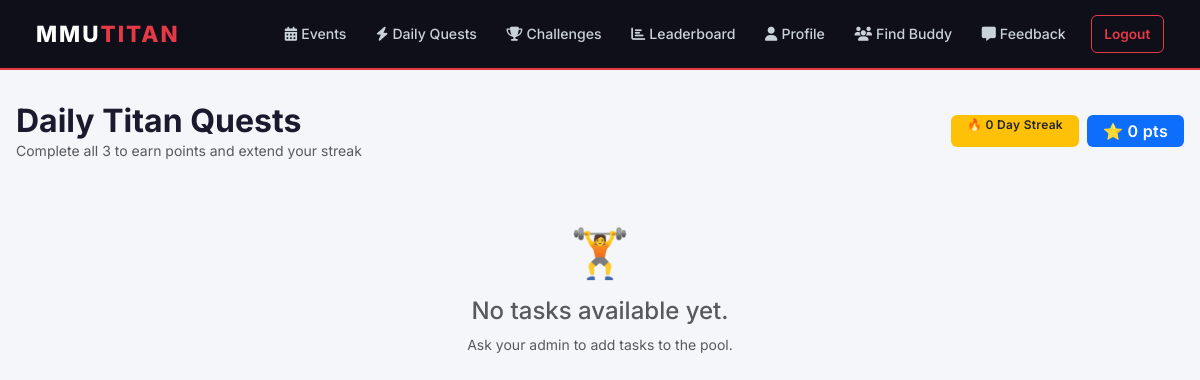
Before: /daily_tasks (signed in) with the older database file.
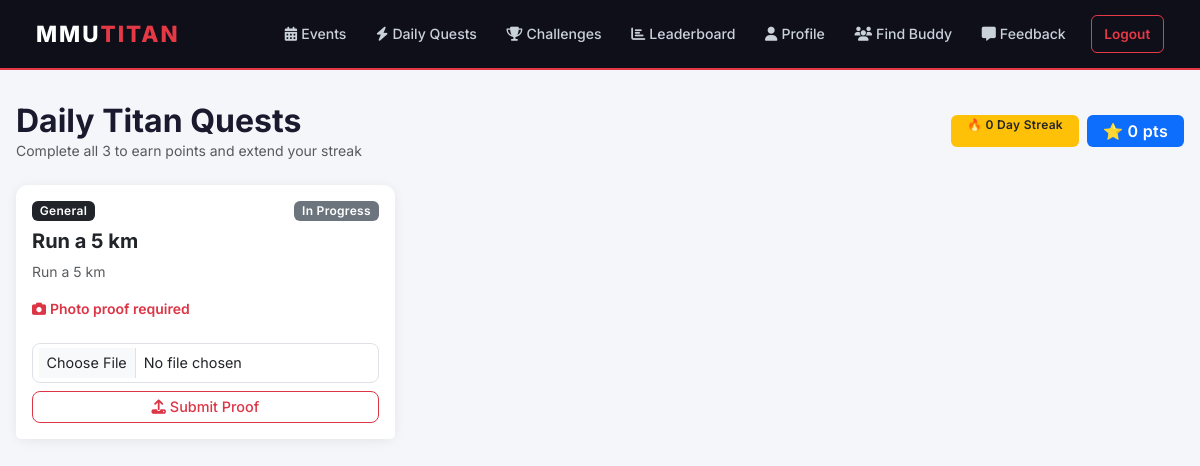
After: the same page with the newer database file.
### mmutitan/models.py (models this page shows)
class User(db.Model, UserMixin):
    id = db.Column(db.Integer, primary_key=True)
    name = db.Column(db.String(100), nullable=False)
    email = db.Column(db.String(120), unique=True, nullable=False)
    password = db.Column(db.String(200), nullable=False)
    faculty = db.Column(db.String(50), nullable=False)
    sport_preferences = db.Column(db.String(200), default="")
    profile_photo = db.Column(db.String(20), nullable=False, default='default.jpg')
    points = db.Column(db.Integer, default=0)
    streak = db.Column(db.Integer, default=0)
    is_admin = db.Column(db.Boolean, default=False)
    is_banned = db.Column(db.Boolean, default=False)
    reset_token = db.Column(db.String(100), nullable=True)
    reset_token_expiry = db.Column(db.DateTime, nullable=True)
    availability_days = db.Column(db.String(100), nullable=True)   # e.g. "Mon,Wed,Fri"
    availability_time = db.Column(db.String(20), nullable=True)    # "Morning", "Afternoon", "Evening"
    rsvps = db.relationship('RSVP', backref='user_ref', lazy=True, cascade="all, delete-orphan")
    usertasks = db.relationship('UserTask', backref='user_ref', lazy=True, cascade="all, delete-orphan")
    submissions = db.relationship('Submission', backref='user_ref', lazy=True, cascade="all, delete-orphan")
    badges = db.relationship('Badge', secondary=user_badges, backref=db.backref('users', lazy='dynamic'))
    point_history = db.relationship('Point', backref='user_ref', lazy=True, cascade="all, delete-orphan")
    streak_history = db.relationship('Streak', backref='user_ref', lazy=True, cascade="all, delete-orphan")
    feedbacks = db.relationship('Feedback', backref='user_ref', lazy=True, cascade="all, delete-orphan")
    sent_requests = db.relationship('BuddyRequest', foreign_keys='BuddyRequest.sender_id',
                                    backref='sender', lazy=True, cascade="all, delete-orphan")
    received_requests = db.relationship('BuddyRequest', foreign_keys='BuddyRequest.receiver_id',
                                        backref='receiver', lazy=True, cascade="all, delete-orphan")

class UserTask(db.Model):
    id = db.Column(db.Integer, primary_key=True)
    user_id = db.Column(db.Integer, db.ForeignKey('user.id', ondelete='CASCADE'), nullable=False)
    task_id = db.Column(db.Integer, db.ForeignKey('task.id', ondelete='CASCADE'), nullable=False)
    status = db.Column(db.String(20), default='In Progress')
    proof_image = db.Column(db.String(20), nullable=True)
    date_accepted = db.Column(db.DateTime, nullable=False, default=datetime.utcnow)

class Task(db.Model):
    id = db.Column(db.Integer, primary_key=True)
    title = db.Column(db.String(100), nullable=False)
    description = db.Column(db.Text, nullable=False)
    sport_category = db.Column(db.String(50), nullable=False)
    difficulty = db.Column(db.String(20), nullable=False)
    proof_required = db.Column(db.Boolean, default=False)
    usertasks = db.relationship('UserTask', backref='task_ref', lazy=True, cascade="all, delete-orphan")

### mmutitan/app.py (the view, shortened to what this page needs)
    @app.route('/daily_tasks')
    @login_required
    def daily_tasks():
        today = date.today()
        today_tasks = UserTask.query.filter(
            UserTask.user_id == current_user.id,
            db.func.date(UserTask.date_accepted) == today
        ).all()
        if len(today_tasks) == 0:
            if current_user.sport_preferences:
                pool = Task.query.filter(
                    Task.sport_category.ilike(
                        f"%{current_user.sport_preferences}%")
                ).all()
            else:
                pool = Task.query.all()
            if len(pool) < 3:
                pool = Task.query.all()
        return render_template('daily_tasks.html', title='Daily Quests',
                               today_tasks=today_tasks)

### mmutitan/models.py (called while the page is built)
@login_manager.user_loader
def load_user(user_id):
    return User.query.get(int(user_id))

### mmutitan/templates/daily_tasks.html
{% extends "base.html" %}
{% block content %}
<div class="d-flex justify-content-between align-items-center mb-4">
    <div>
        <h2 class="fw-bold mb-0">Daily Titan Quests</h2>
        <p class="text-muted small mb-0">Complete all 3 to earn points and extend your streak</p>
    </div>
    <div class="d-flex gap-2">
        <span class="badge bg-warning text-dark px-3 py-2-6">🔥 {{ current_user.streak }} Day Streak</span>
        <span class="badge bg-primary px-3 py-2 fs-6">⭐ {{ current_user.points }} pts</span>
    </div>
</div>
<div class="row g-3">
    {% for ut in today_tasks %}
    <div class="col-md-4">
        <div class="card h-100 {% if ut.status == 'Completed' %}border-success border-2{% elif ut.status == 'Pending Review' %}border-info{% endif %}">
            <div class="card-body">
                <div class="d-flex justify-content-between align-items-start mb-2">
                    <span class="badge bg-dark">{{ ut.task_ref.sport_category }}</span>
                    <span class="badge
                        {% if ut.status == 'Completed' %}bg-success
                        {% elif ut.status == 'Pending Review' %}bg-info text-dark
                        {% else %}bg-secondary{% endif %}">
                        {{ ut.status }}
                    </span>
                </div>
                <h5 class="fw-bold mt-2">{{ ut.task_ref.title }}</h5>
                <p class="text-muted small">{{ ut.task_ref.description }}</p>
                {% if ut.task_ref.proof_required %}
                <p class="small text-danger fw-semibold mb-0">
                    <i class="fa fa-camera me-1"></i>Photo proof required
                </p>
                {% endif %}
            </div>
            <div class="card-footer bg-white border-0 pb-3">
                {% if ut.status == 'In Progress' %}
                <form action="{{ url_for('submit_proof', user_task_id=ut.id) }}" method="POST" enctype="multipart/form-data">
                    {% if ut.task_ref.proof_required %}
                    <input class="form-control form-control-sm mb-2" type="file"
                           name="proof_image" accept="image/*" required>
                    {% endif %}
                    <button type="submit" class="btn btn-outline-danger w-100 btn-sm">
                        {% if ut.task_ref.proof_required %}
                            <i class="fa fa-upload me-1"></i>Submit Proof
                        {% else %}
                            <i class="fa fa-check me-1"></i>Mark as Done
                        {% endif %}
                    </button>
                </form>
                {% elif ut.status == 'Pending Review' %}
                <button class="btn btn-info w-100 btn-sm" disabled>
                    <i class="fa fa-clock me-1"></i>Awaiting Admin Review
                </button>
                {% else %}
                <button class="btn btn-success w-100 btn-sm" disabled>
                    <i class="fa fa-check-circle me-1"></i>Completed ✓
                </button>
                {% endif %}
            </div>
        </div>
    </div>
    {% else %}
    <div class="col-12 text-center mt-5">
        <div style="font-size:3rem;">🏋️</div>
        <h4 class="text-muted mt-2">No tasks available yet.</h4>
        <p class="text-muted small">Ask your admin to add tasks to the pool.</p>
    </div>
    {% endfor %}
</div>
{% endblock %}

### mmutitan/templates/base.html (shortened to what this page needs)
<!DOCTYPE html>
<html lang="en">
<head>
    <link href="https://cdn.jsdelivr.net/npm/bootstrap@5.3.0/dist/css/bootstrap.min.css" rel="stylesheet">
    <link rel="stylesheet" href="https://cdnjs.cloudflare.com/ajax/libs/font-awesome/6.4.0/css/all.min.css">
</head>
<body>
<nav class="navbar navbar-expand-lg">
    <div class="container-fluid">
        <a class="navbar-brand" href="{{ url_for('home') }}">MMU<span>TITAN</span></a>
        <div class="collapse navbar-collapse" id="navbarNav">
            <div class="navbar-nav ms-auto align-items-center gap-1">
                {% if current_user.is_authenticated %}
                    <a class="nav-link" href="{{ url_for('list_events') }}">
                        <i class="fa fa-calendar-alt me-1"></i>Events
                    </a>
                    <a class="nav-link" href="{{ url_for('daily_tasks') }}">
                        <i class="fa fa-bolt me-1"></i>Daily Quests
                    </a>
                    <a class="nav-link" href="{{ url_for('student_challenges') }}">
                        <i class="fa fa-trophy me-1"></i>Challenges
                    </a>
                    <a class="nav-link" href="{{ url_for('leaderboard') }}">
                        <i class="fa fa-chart-bar me-1"></i>Leaderboard
                    </a>
                    <a class="nav-link" href="{{ url_for('profile') }}">
                        <i class="fa fa-user me-1"></i>Profile
                    </a>
                    <a class="nav-link" href="{{ url_for('buddy_finder') }}">
                        <i class="fa fa-users me-1"></i>Find Buddy
                    </a>
                    <a class="nav-link" href="{{ url_for('submit_feedback') }}">
                        <i class="fa fa-comment-alt me-1"></i>Feedback
                    </a>
                    <a class="nav-link btn-logout ms-2" href="{{ url_for('logout') }}">Logout</a>
                {% else %}
                    <a class="nav-link" href="{{ url_for('login') }}">Login</a>
                    <a class="btn btn-danger btn-sm ms-2" href="{{ url_for('register') }}">Join Now</a>
                {% endif %}
            </div>
        </div>
    </div>
</nav>
<div class="container page-wrapper">
    {% block content %}{% endblock %}
</div>
</body>
</html>

### mmutitan/templates/base.html (style rules this page uses)
body { font-family: 'Inter', sans-serif; background-color: #f4f6f9; color: #1a1a2e; }
.navbar { background-color: #0f0f1a !important; border-bottom: 2px solid #e63946; padding: 0.75rem 1.5rem; }
.navbar-brand { font-size: 1.4rem; font-weight: 800; letter-spacing: 2px; color: #ffffff !important; }
.navbar-brand span { color: #e63946; }
.nav-link { color: #c9d1d9 !important; font-weight: 500; font-size: 0.88rem; padding: 0.5rem 0.8rem !important; border-radius: 6px; transition: background 0.2s, color 0.2s; }
.btn-logout { background: transparent; border: 1px solid #e63946; color: #e63946 !important; font-size: 0.85rem; padding: 0.35rem 0.9rem; border-radius: 6px; font-weight: 600; transition: all 0.2s; }
.card { border: none; border-radius: 12px; box-shadow: 0 2px 12px rgba(0,0,0,0.07); }
.btn { border-radius: 8px; font-weight: 500; font-size: 0.9rem; }
.form-control, .form-select { border-radius: 8px; border: 1.5px solid #dee2e6; font-size: 0.9rem; padding: 0.5rem 0.85rem; }
.badge { font-weight: 600; letter-spacing: 0.3px; border-radius: 6px; font-size: 0.75rem; }
.page-wrapper { max-width: 1200px; margin: 0 auto; padding: 2rem 1rem; }

Changed rows visible on the page:
added UserTask: task_ref.sport_category "General", status "In Progress", task_ref "Run a 5 km", task_ref.description "Run a 5 km"
Other visible differences:
text no longer shown: "🏋️ No tasks available yet. Ask your admin to add tasks to the pool."
